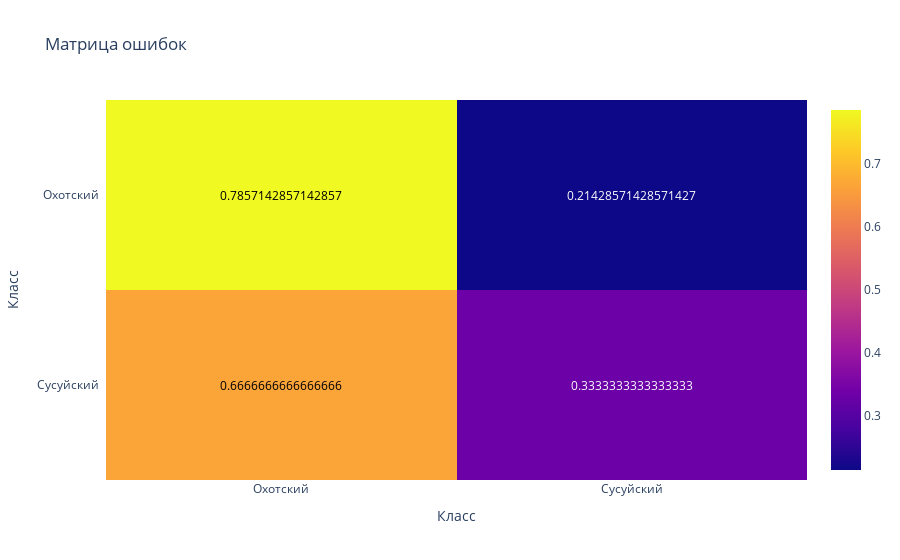

Notebook code cell kept with this figure:
### Code cell
type_model.fit(X_type_train, type_train)
Image(report_model(type_model, X_type_test, type_test))

### Figure 1 — Plotly figure (JSON) as saved in the notebook; plotly's stock layout.template omitted (floating-point values rounded to 4 significant figures)
{"data": [{"colorscale": [[0.0, "#0d0887"], [0.1111, "#46039f"], [0.2222, "#7201a8"], [0.3333, "#9c179e"], [0.4444, "#bd3786"], [0.5556, "#d8576b"], [0.6667, "#ed7953"], [0.7778, "#fb9f3a"], [0.8889, "#fdca26"], [1.0, "#f0f921"]], "reversescale": false, "showscale": true, "type": "heatmap", "x": ["Охотский", "Сусуйский"], "y": ["Охотский", "Сусуйский"], "z": [[0.7857, 0.2143], [0.6667, 0.3333]]}], "layout": {"annotations": [{"font": {"color": "#000000"}, "showarrow": false, "text": "0.7857142857142857", "x": "Охотский", "xref": "x", "y": "Охотский", "yref": "y"}, {"font": {"color": "#FFFFFF"}, "showarrow": false, "text": "0.21428571428571427", "x": "Сусуйский", "xref": "x", "y": "Охотский", "yref": "y"}, {"font": {"color": "#000000"}, "showarrow": false, "text": "0.6666666666666666", "x": "Охотский", "xref": "x", "y": "Сусуйский", "yref": "y"}, {"font": {"color": "#FFFFFF"}, "showarrow": false, "text": "0.3333333333333333", "x": "Сусуйский", "xref": "x", "y": "Сусуйский", "yref": "y"}], "title": {"text": "Матрица ошибок"}, "xaxis": {"dtick": 1, "gridcolor": "rgb(0, 0, 0)", "side": "bottom", "ticks": "", "title": {"text": "Класс"}}, "yaxis": {"autorange": "reversed", "dtick": 1, "ticks": "", "ticksuffix": "  ", "title": {"text": "Класс"}}}}
